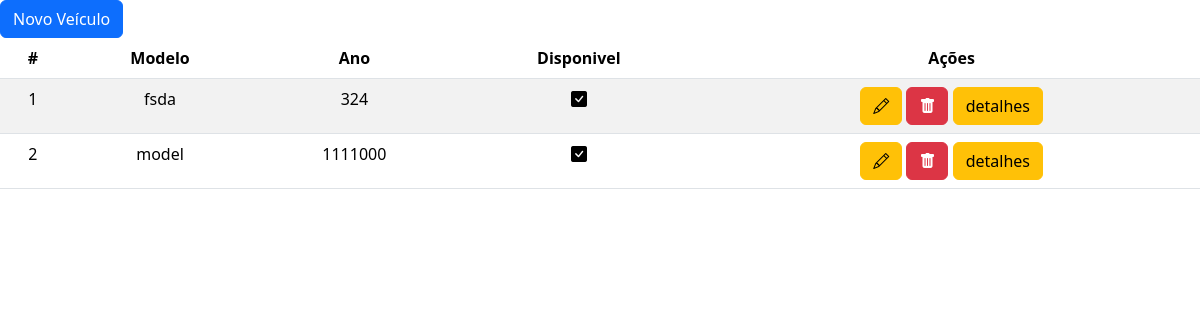
The page /app/manager/ on the database as committed earlier.
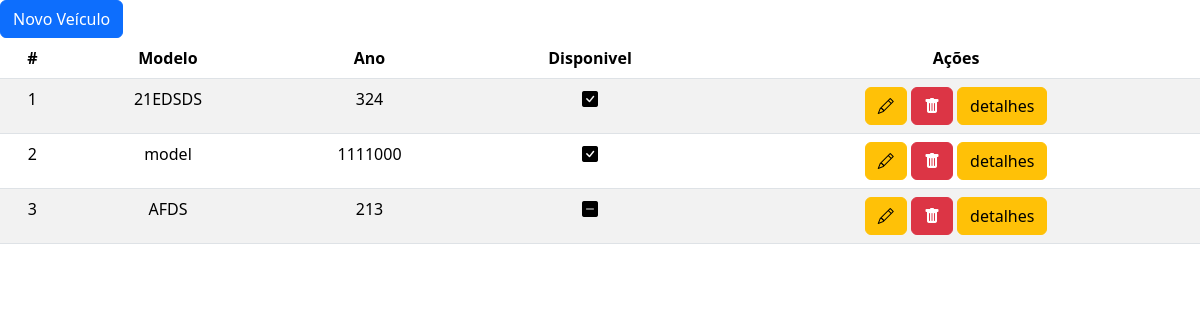
The same page on the database as committed later.
### app/models.py (models this page shows, shortened)
class Carros(models.Model):
    modelo = models.CharField(max_length=255, blank=False)
    marca = models.CharField(max_length=255, blank=True)
    complemento = models.CharField(max_length=255, blank=True)
    ano = models.IntegerField(blank=False)
    cor = models.CharField(max_length=255, blank=False)
    disponivel = models.BooleanField(default=True)
    foto = models.ImageField(upload_to="uploads/", blank=False)

### app/views.py (the view)
# urls.py: path('manager/', views.gerenciamento, name='gerenciamento'),
def gerenciamento(request):
    carros_list = models.Carros.objects.all()
    return render(request, "pages/list_veiculo.html", {'carros' : carros_list})

### app/templates/pages/list_veiculo.html
{% extends "base.html" %}
{% block content %}
<a class="btn btn-primary" href="{% url 'app:add_veiculo' %}">Novo Veículo</a>
    <table class="table table-striped">
        <thead>
            <tr>
                <th scope="col" class="text-center">#</th>
                <th scope="col" class="text-center">Modelo</th>
                <th scope="col" class="text-center">Ano</th>
                <th scope="col" class="text-center">Disponivel</th>
                <th scope="col" class="text-center">Ações</th>
            </tr>
        </thead>
        <tbody>
            {% for carro in carros %}
                    <tr>
                        <td class="text-center">{{ forloop.counter }}</td>
                        <td class="text-center">{{ carro.modelo }}</td>
                        <td class="text-center">{{ carro.ano }}</td>
                        {% if carro.disponivel %}
                        <td class="text-center"><i class="bi bi-check-square-fill"></i></td>
                        {% else %}
                        <td class="text-center"><i class="bi bi-dash-square-fill"></i></td>
                        {% endif %}
                        <td class="text-center">
                            <a type="button" class="btn btn-warning"
                                href="{% url 'app:edit_veiculo' carro.id %}">
                                <i class="bi bi-pencil"></i>
                            </a>
                            <a type="button"
                                class="btn btn-danger"
                                href="{% url 'app:remove_veiculo' carro.id %}">
                                <i class="bi bi-trash-fill"></i>
                            </a>
                            <a type="button" class="btn btn-warning"
                                href="{% url 'app:detalhes_veiculo' carro.id %}">
                                detalhes
                            </a>
                    </tr>
            {% endfor %}
        </tbody>
    </table>
{% endblock %}

Rows that differ between the two databases and show on the page:
changed Carros: modelo "fsda" → "21EDSDS"
added Carros: modelo "AFDS", ano "213", disponivel False (drawn)
